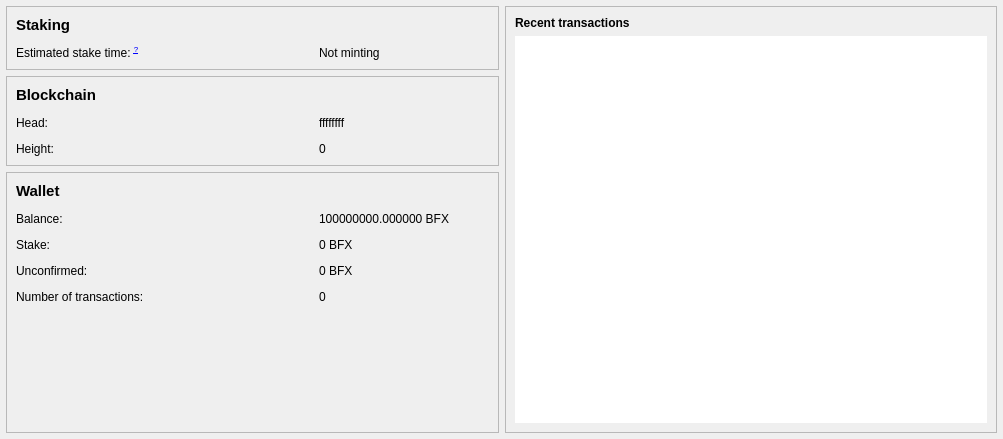
<?xml version="1.0" encoding="UTF-8"?>
<ui version="4.0">
 <class>OverviewPage</class>
 <widget class="QWidget" name="OverviewPage">
  <property name="geometry">
   <rect>
    <x>0</x>
    <y>0</y>
    <width>1003</width>
    <height>439</height>
   </rect>
  </property>
  <property name="windowTitle">
   <string>Form</string>
  </property>
  <layout class="QHBoxLayout" name="horizontalLayout" stretch="1,1">
   <property name="leftMargin">
    <number>6</number>
   </property>
   <property name="topMargin">
    <number>6</number>
   </property>
   <property name="rightMargin">
    <number>6</number>
   </property>
   <property name="bottomMargin">
    <number>6</number>
   </property>
   <item>
    <layout class="QVBoxLayout" name="verticalLayout_2">
     <item>
      <widget class="QFrame" name="gridFrame">
       <property name="frameShape">
        <enum>QFrame::StyledPanel</enum>
       </property>
       <property name="frameShadow">
        <enum>QFrame::Raised</enum>
       </property>
       <layout class="QGridLayout" name="gridLayout_3">
        <property name="leftMargin">
         <number>9</number>
        </property>
        <property name="topMargin">
         <number>9</number>
        </property>
        <property name="rightMargin">
         <number>9</number>
        </property>
        <property name="bottomMargin">
         <number>9</number>
        </property>
        <property name="spacing">
         <number>12</number>
        </property>
        <item row="1" column="0">
         <widget class="QLabel" name="labelEstimatedStakeTimeName">
          <property name="sizePolicy">
           <sizepolicy hsizetype="Expanding" vsizetype="Preferred">
            <horstretch>0</horstretch>
            <verstretch>0</verstretch>
           </sizepolicy>
          </property>
          <property name="text">
            <string>Estimated stake time: &lt;sup&gt;&lt;a href='https://github.com/BFXCoin/bfxcoin/blob/master/doc/faq.md#what-does-estimated-time-to-stake-means'&gt;?&lt;/a&gt;&lt;/sup&gt;</string>
          </property>
         </widget>
        </item>
        <item row="0" column="0">
         <widget class="QLabel" name="labelStaking">
          <property name="font">
           <font>
            <pointsize>11</pointsize>
            <weight>75</weight>
            <bold>true</bold>
           </font>
          </property>
          <property name="text">
           <string>Staking</string>
          </property>
         </widget>
        </item>
        <item row="1" column="1">
         <widget class="QLabel" name="labelEstimatedStakeTime">
          <property name="minimumSize">
           <size>
            <width>170</width>
            <height>0</height>
           </size>
          </property>
          <property name="text">
           <string>Not minting</string>
          </property>
         </widget>
        </item>
       </layout>
      </widget>
     </item>
     <item>
      <widget class="QFrame" name="formFrame">
       <property name="frameShape">
        <enum>QFrame::StyledPanel</enum>
       </property>
       <property name="frameShadow">
        <enum>QFrame::Raised</enum>
       </property>
       <layout class="QGridLayout" name="gridLayout">
        <property name="leftMargin">
         <number>9</number>
        </property>
        <property name="topMargin">
         <number>9</number>
        </property>
        <property name="rightMargin">
         <number>9</number>
        </property>
        <property name="bottomMargin">
         <number>9</number>
        </property>
        <property name="spacing">
         <number>12</number>
        </property>
        <item row="2" column="0">
         <widget class="QLabel" name="labelHeightName">
          <property name="enabled">
           <bool>true</bool>
          </property>
          <property name="sizePolicy">
           <sizepolicy hsizetype="Expanding" vsizetype="Preferred">
            <horstretch>0</horstretch>
            <verstretch>0</verstretch>
           </sizepolicy>
          </property>
          <property name="text">
           <string>Height:</string>
          </property>
         </widget>
        </item>
        <item row="2" column="1">
         <widget class="QLabel" name="labelHeight">
          <property name="sizePolicy">
           <sizepolicy hsizetype="Preferred" vsizetype="Preferred">
            <horstretch>0</horstretch>
            <verstretch>0</verstretch>
           </sizepolicy>
          </property>
          <property name="minimumSize">
           <size>
            <width>170</width>
            <height>0</height>
           </size>
          </property>
          <property name="text">
           <string>0</string>
          </property>
         </widget>
        </item>
        <item row="1" column="0">
         <widget class="QLabel" name="labelHeadName">
          <property name="sizePolicy">
           <sizepolicy hsizetype="Expanding" vsizetype="Preferred">
            <horstretch>0</horstretch>
            <verstretch>0</verstretch>
           </sizepolicy>
          </property>
          <property name="text">
           <string>Head:</string>
          </property>
         </widget>
        </item>
        <item row="1" column="1">
         <widget class="QLabel" name="labelHead">
          <property name="minimumSize">
           <size>
            <width>170</width>
            <height>0</height>
           </size>
          </property>
          <property name="text">
           <string>ffffffff</string>
          </property>
         </widget>
        </item>
        <item row="0" column="0" colspan="2">
         <widget class="QLabel" name="labelBlockchain">
          <property name="font">
           <font>
            <pointsize>11</pointsize>
            <weight>75</weight>
            <bold>true</bold>
           </font>
          </property>
          <property name="cursor">
           <cursorShape>ArrowCursor</cursorShape>
          </property>
          <property name="text">
           <string>Blockchain</string>
          </property>
         </widget>
        </item>
       </layout>
      </widget>
     </item>
     <item>
      <widget class="QFrame" name="frame">
       <property name="sizePolicy">
        <sizepolicy hsizetype="Preferred" vsizetype="Expanding">
         <horstretch>0</horstretch>
         <verstretch>0</verstretch>
        </sizepolicy>
       </property>
       <property name="frameShape">
        <enum>QFrame::StyledPanel</enum>
       </property>
       <property name="frameShadow">
        <enum>QFrame::Raised</enum>
       </property>
       <layout class="QGridLayout" name="gridLayout_2">
        <property name="spacing">
         <number>12</number>
        </property>
        <item row="2" column="0">
         <widget class="QLabel" name="labelStakeName">
          <property name="sizePolicy">
           <sizepolicy hsizetype="Expanding" vsizetype="Preferred">
            <horstretch>0</horstretch>
            <verstretch>0</verstretch>
           </sizepolicy>
          </property>
          <property name="text">
           <string>Stake:</string>
          </property>
         </widget>
        </item>
        <item row="4" column="0">
         <widget class="QLabel" name="labelNumTransactionsName">
          <property name="sizePolicy">
           <sizepolicy hsizetype="Expanding" vsizetype="Preferred">
            <horstretch>0</horstretch>
            <verstretch>0</verstretch>
           </sizepolicy>
          </property>
          <property name="text">
           <string>Number of transactions:</string>
          </property>
         </widget>
        </item>
        <item row="2" column="1">
         <widget class="QLabel" name="labelStake">
          <property name="minimumSize">
           <size>
            <width>170</width>
            <height>0</height>
           </size>
          </property>
          <property name="text">
           <string notr="true">0 BFX</string>
          </property>
         </widget>
        </item>
        <item row="3" column="1">
         <widget class="QLabel" name="labelUnconfirmed">
          <property name="minimumSize">
           <size>
            <width>170</width>
            <height>0</height>
           </size>
          </property>
          <property name="text">
           <string notr="true">0 BFX</string>
          </property>
         </widget>
        </item>
        <item row="1" column="1">
         <widget class="QLabel" name="labelBalance">
          <property name="minimumSize">
           <size>
            <width>170</width>
            <height>0</height>
           </size>
          </property>
          <property name="text">
           <string notr="true">100000000.000000 BFX</string>
          </property>
         </widget>
        </item>
        <item row="4" column="1">
         <widget class="QLabel" name="labelNumTransactions">
          <property name="minimumSize">
           <size>
            <width>170</width>
            <height>0</height>
           </size>
          </property>
          <property name="text">
           <string>0</string>
          </property>
         </widget>
        </item>
        <item row="3" column="0">
         <widget class="QLabel" name="labelUnconfirmedName">
          <property name="sizePolicy">
           <sizepolicy hsizetype="Expanding" vsizetype="Preferred">
            <horstretch>0</horstretch>
            <verstretch>0</verstretch>
           </sizepolicy>
          </property>
          <property name="text">
           <string>Unconfirmed:</string>
          </property>
         </widget>
        </item>
        <item row="1" column="0">
         <widget class="QLabel" name="labelBalanceName">
          <property name="sizePolicy">
           <sizepolicy hsizetype="Expanding" vsizetype="Preferred">
            <horstretch>0</horstretch>
            <verstretch>0</verstretch>
           </sizepolicy>
          </property>
          <property name="text">
           <string>Balance:</string>
          </property>
         </widget>
        </item>
        <item row="5" column="0" colspan="2">
         <spacer name="verticalSpacer">
          <property name="orientation">
           <enum>Qt::Vertical</enum>
          </property>
          <property name="sizeHint" stdset="0">
           <size>
            <width>20</width>
            <height>40</height>
           </size>
          </property>
         </spacer>
        </item>
        <item row="0" column="0" colspan="2">
         <widget class="QLabel" name="labelWallet">
          <property name="font">
           <font>
            <pointsize>11</pointsize>
            <weight>75</weight>
            <bold>true</bold>
           </font>
          </property>
          <property name="text">
           <string>Wallet</string>
          </property>
         </widget>
        </item>
       </layout>
      </widget>
     </item>
    </layout>
   </item>
   <item>
    <layout class="QVBoxLayout" name="verticalLayout_3">
     <item>
      <widget class="QFrame" name="frame_2">
       <property name="frameShape">
        <enum>QFrame::StyledPanel</enum>
       </property>
       <property name="frameShadow">
        <enum>QFrame::Raised</enum>
       </property>
       <layout class="QVBoxLayout" name="verticalLayout">
        <item>
         <widget class="QLabel" name="label_4">
          <property name="text">
           <string>&lt;b&gt;Recent transactions&lt;/b&gt;</string>
          </property>
         </widget>
        </item>
        <item>
         <widget class="QListView" name="listTransactions">
          <property name="frameShape">
           <enum>QFrame::NoFrame</enum>
          </property>
          <property name="verticalScrollBarPolicy">
           <enum>Qt::ScrollBarAlwaysOff</enum>
          </property>
          <property name="horizontalScrollBarPolicy">
           <enum>Qt::ScrollBarAlwaysOff</enum>
          </property>
         </widget>
        </item>
       </layout>
      </widget>
     </item>
    </layout>
   </item>
  </layout>
 </widget>
 <resources/>
 <connections/>
</ui>
